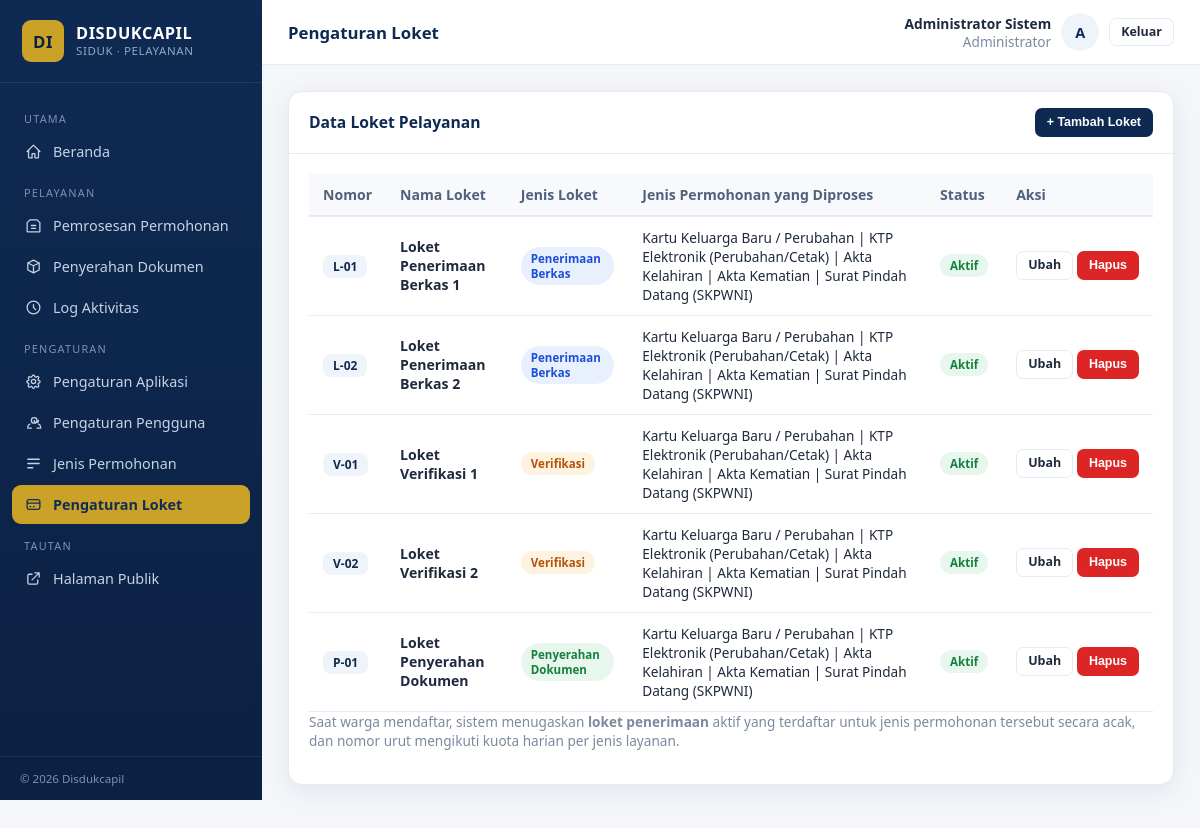
Page /loket.php (signed in) on the committed database.
### tables this page shows
CREATE TABLE loket (
  id INT AUTO_INCREMENT PRIMARY KEY,
  nomor VARCHAR(10) NOT NULL,
  nama VARCHAR(100) NOT NULL,
  jenis ENUM('penerimaan','verifikasi','penyerahan') NOT NULL,
  aktif TINYINT(1) DEFAULT 1,
  created_at TIMESTAMP DEFAULT CURRENT_TIMESTAMP
);

### includes/db.php (called while the page is built, shortened)
<?php
function db(): mysqli
{
    static $conn = null;
    if ($conn === null) {
        try {
            $conn = new mysqli(DB_HOST, DB_USER, DB_PASS, DB_NAME);
        } catch (mysqli_sql_exception $e) {
            http_response_code(500);
            die('Koneksi database gagal: ' . htmlspecialchars($e->getMessage()) .
                '<br>Jalankan import <code>database.sql</code> terlebih dahulu.');
        }
        $conn->set_charset('utf8mb4');
    }
    return $conn;
}
function q(string $sql, array $params = []): mysqli_result|bool
{
    $conn = db();
    if (!$params) {
        return $conn->query($sql);
    }
    $stmt = $conn->prepare($sql);
    $stmt->execute();
    return $stmt->get_result() ?: true;
}
function rows(string $sql, array $params = []): array
{
    $out = [];
    $r = q($sql, $params);
    if ($r instanceof mysqli_result) {
        while ($row = $r->fetch_assoc()) $out[] = $row;
    }
    return $out;
}

### includes/functions.php (called while the page is built, shortened)
<?php
require_once __DIR__ . '/db.php';
function e($s): string { return htmlspecialchars((string)$s, ENT_QUOTES, 'UTF-8'); }

### loket.php (the view, shortened to what this page needs)
<?php
$JENIS_LOKET = ['penerimaan' => 'Penerimaan Berkas', 'verifikasi' => 'Verifikasi', 'penyerahan' => 'Penyerahan Dokumen'];
$list = rows("SELECT l.*, GROUP_CONCAT(j.nama ORDER BY j.urutan SEPARATOR ' | ') AS jenis_list
              FROM loket l
              LEFT JOIN loket_jenis lj ON lj.loket_id = l.id
              LEFT JOIN jenis_permohonan j ON j.id = lj.jenis_id
              GROUP BY l.id ORDER BY l.jenis, l.nomor");
include __DIR__ . '/app/partials/header_dash.php';
?>
<div class="card">
  <div class="hd"><h5>Data Loket Pelayanan</h5>
    <button class="btn btn-primary btn-sm" onclick="openModal('m-loket')">+ Tambah Loket</button></div>
  <div class="bd">
    <div class="table-wrap">
      <table class="tbl">
        <thead><tr><th>Nomor</th><th>Nama Loket</th><th>Jenis Loket</th><th>Jenis Permohonan yang Diproses</th><th>Status</th><th>Aksi</th></tr></thead>
        <tbody>
        <?php foreach ($list as $r): ?>
          <tr>
            <td><span class="chip"><?= e($r['nomor']) ?></span></td>
            <td><b><?= e($r['nama']) ?></b></td>
            <td><span class="badge bg-<?= $r['jenis']==='penerimaan'?'info':($r['jenis']==='verifikasi'?'warning':'success') ?>"><?= e($JENIS_LOKET[$r['jenis']]) ?></span></td>
            <td class="small"><?= e($r['jenis_list'] ?: '— belum diatur —') ?></td>
            <td><?= $r['aktif'] ? '<span class="badge bg-success">Aktif</span>' : '<span class="badge bg-danger">Nonaktif</span>' ?></td>
            <td style="white-space:nowrap">
              <a class="btn btn-outline btn-sm" href="loket.php?edit=<?= (int)$r['id'] ?>">Ubah</a>
              <form method="post" style="display:inline" onsubmit="return confirm('Hapus loket <?= e($r['nomor']) ?>?')">
                <button class="btn btn-danger btn-sm">Hapus</button>
              </form>
            </td>
          </tr>
        <?php endforeach; ?>
        </tbody>
      </table>
    </div>
    <p class="small muted mt0">Saat warga mendaftar, sistem menugaskan <b>loket penerimaan</b> aktif yang terdaftar untuk jenis permohonan tersebut secara acak, dan nomor urut mengikuti kuota harian per jenis layanan.</p>
  </div>
</div>
<?php include __DIR__ . '/app/partials/footer_dash.php'; ?>

### assets/css/style.css (style rules this page uses)
:root { --navy:#0f2a52; --navy-2:#16386b; --blue:#2563eb; --sky:#eff4fb; --gold:#c9a227; --ink:#1f2a3d; --muted:#7b8aa0; --line:#e5eaf2; --bg:#f4f6fa; --card:#ffffff; --green:#16a34a; --red:#dc2626; --amber:#d97706; --shadow:0 6px 24px rgba(15,42,82,.08); --radius:14px; }
* { box-sizing:border-box }
body { margin:0;font-family:'Segoe UI',system-ui,-apple-system,Roboto,Arial,sans-serif;background:var(--bg);color:var(--ink);font-size:14.5px }
a { text-decoration:none;color:var(--blue) }
h1,h2,h3,h4,h5 { margin:0 0 .5rem;color:var(--navy) }
.small { font-size:.85rem }
.muted { color:var(--muted) }
.card { background:var(--card);border:1px solid var(--line);border-radius:var(--radius);box-shadow:var(--shadow);margin-bottom:22px }
.card .hd { padding:16px 20px;border-bottom:1px solid var(--line);display:flex;align-items:center;justify-content:space-between;gap:10px;flex-wrap:wrap }
.card .hd h5 { margin:0;font-size:.98rem }
.card .bd { padding:20px }
.table-wrap { overflow-x:auto }
table.tbl { width:100%;border-collapse:collapse;font-size:.88rem }
table.tbl th { background:#f7f9fd;color:#51617a;text-align:left;padding:11px 14px;font-weight:600;border-bottom:2px solid var(--line);white-space:nowrap }
table.tbl td { padding:11px 14px;border-bottom:1px solid var(--line);vertical-align:middle }
.badge { display:inline-block;padding:4px 10px;border-radius:999px;font-size:.72rem;font-weight:600 }
.bg-success { background:#e7f7ee;color:#15803d }
.bg-warning { background:#fdf3e0;color:#b45309 }
.bg-info { background:#e8f0fe;color:#1d4ed8 }
.btn { display:inline-flex;align-items:center;gap:7px;border:1px solid transparent;border-radius:9px;padding:9px 16px;font-size:.86rem;font-weight:600;cursor:pointer;transition:.15s;line-height:1.2 }
.btn-sm { padding:6px 11px;font-size:.78rem;border-radius:7px }
.btn-primary { background:var(--navy);color:#fff }
.btn-outline { background:#fff;border-color:var(--line);color:var(--ink) }
.btn-danger { background:var(--red);color:#fff }
.mt0 { margin-top:0 }
.chip { background:var(--sky);color:var(--navy);border-radius:8px;padding:3px 10px;font-size:.75rem;font-weight:600 }

### rows in the picture
loket: nomor "L-01", nama "Loket Penerimaan Berkas 1", jenis "Penerimaan Berkas", jenis_list "Kartu Keluarga Baru / Perubahan | KTP Elektronik (Perubahan/Cetak) | Akta Kelahiran | Akta Kematian | Surat Pindah Datang (SKPWNI)", aktif "Aktif"
loket: nomor "L-02", nama "Loket Penerimaan Berkas 2", jenis "Penerimaan Berkas", jenis_list "Kartu Keluarga Baru / Perubahan | KTP Elektronik (Perubahan/Cetak) | Akta Kelahiran | Akta Kematian | Surat Pindah Datang (SKPWNI)", aktif "Aktif"
loket: nomor "V-01", nama "Loket Verifikasi 1", jenis "Verifikasi", jenis_list "Kartu Keluarga Baru / Perubahan | KTP Elektronik (Perubahan/Cetak) | Akta Kelahiran | Akta Kematian | Surat Pindah Datang (SKPWNI)", aktif "Aktif"
loket: nomor "V-02", nama "Loket Verifikasi 2", jenis "Verifikasi", jenis_list "Kartu Keluarga Baru / Perubahan | KTP Elektronik (Perubahan/Cetak) | Akta Kelahiran | Akta Kematian | Surat Pindah Datang (SKPWNI)", aktif "Aktif"
loket: nomor "P-01", nama "Loket Penyerahan Dokumen", jenis "Penyerahan Dokumen", jenis_list "Kartu Keluarga Baru / Perubahan | KTP Elektronik (Perubahan/Cetak) | Akta Kelahiran | Akta Kematian | Surat Pindah Datang (SKPWNI)", aktif "Aktif"

### other values in the picture
setting('nama_dinas_short') "DISDUKCAPIL"
$grp "UTAMA"
$it[0] "Beranda"
$grp "PELAYANAN"
$it[0] "Pemrosesan Permohonan"
$it[0] "Penyerahan Dokumen"
$it[0] "Log Aktivitas"
$grp "PENGATURAN"
$it[0] "Pengaturan Aplikasi"
$it[0] "Pengaturan Pengguna"
$it[0] "Jenis Permohonan"
$it[0] "Pengaturan Loket"
setting('nama_dinas_short') "Disdukcapil"
$page_title "Pengaturan Loket"
$u['nama'] "Administrator Sistem"
